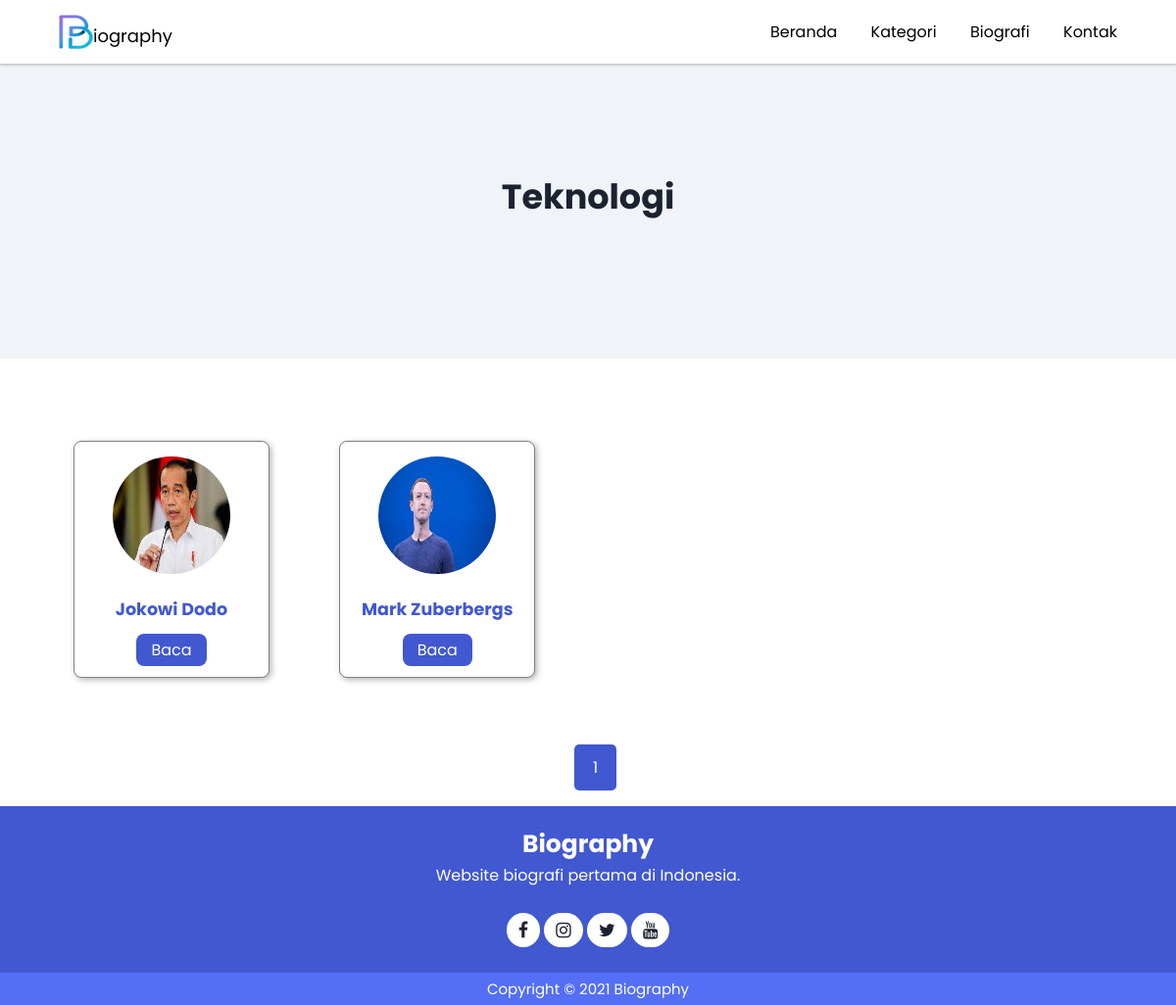
Page /content/user/index.php?hal=biography_category&id=77&name=Teknologi on the committed database.
### tables this page shows
CREATE TABLE `tbl_biography` (
  `id_bio` int(11) NOT NULL,
  `title_bio` varchar(100) NOT NULL,
  `text_bio` text NOT NULL,
  `img_bio` varchar(100) NOT NULL,
  `tgl_bio` datetime NOT NULL,
  `status_bio` int(11) NOT NULL,
  `id_category` int(11) NOT NULL,
  `id_user` int(11) NOT NULL
);

### content/user/biography_category.php (the view, shortened to what this page needs)
<?php
    $query = mysqli_query($conn, "SELECT * FROM tbl_biography WHERE status_bio=1 AND id_category = '$_GET[id]' ORDER BY id_bio DESC");
    $data_page = 5;
    $data_all  = mysqli_num_rows($query);
    $a = ceil($data_all / $data_page);
    if (isset($_GET['page'])) {
        $page = $_GET['page'];
    }else{
        $page = 1;
    }
    $b = ($page * $data_page) - $data_page;
    $link = 3;
    if ($page > $link) {
        $star_number = $page - $link;
    }
    else{
        $star_number = 1;
    }
    if ($page < ($a - $link)) {
        $end_number = $page - $link;
    }
    else{
        $end_number = $a;
    }
    $query_data = mysqli_query($conn, "SELECT * FROM tbl_biography WHERE status_bio=1 AND id_category = '$_GET[id]' LIMIT $b,$data_page");
    $jml_query = mysqli_num_rows($query_data);
?>
<div class="search-biography">
    <div class="bio-searching">
        <h3><?php echo $_GET['name']?></h3>
    </div>
</div>
<div class="container">
    <div class="biography">
        <div class="card">
            <?php if ($jml_query > 0) :?>
            <?php while ($h  = mysqli_fetch_array($query)) :?>
            <div class="profile-card">
                <div class="profile-content">
                    <div class="profile-image">
                        <img src="../../assets/images/biography/<?= $h['img_bio']?>">
                    </div>
                    <div class="description">
                        <h3><?= $h['title_bio']?></h3>
                    </div>
                    <div class="button-bio">
                        <a href="?hal=content_bio&id=<?= $h['id_bio']?>">Baca</a>
                    </div>
                </div>
            </div>
            <?php endwhile;?>
            <?php else:
                echo "Tidak ada biografi";
                endif;
            ?>
        </div>
        <div class="pagination-admin">
            <?php for ($i=$star_number; $i <= $end_number; $i++) : ?>
                <?php if($page == $i) :?>
                <a href="?hal=biography&page= <?php echo $i?>" class="active">
                    <?php echo $i?>
                </a>
                <?php else:?>
                <a href="?hal=biography&page= <?php echo $i?>">
                    <?php echo $i?>
                </a>
                <?php endif;?>
            <?php endfor;?>
        </div>
    </div>
</div>

### connection/c_main_user.php
<?php
    $halaman  = array("dashboard", "category", "biography_category", "biography", "content_bio", "contact", "insert_comment");
    if(isset($_GET['hal'])) $hal = $_GET['hal'];
    else $hal = "dashboard";
    foreach ($halaman as $value) {
        if ($hal == $value) {
            include "../user/$value.php";
            break;
        }
    }
?>

### assets/css/us_style.css (style rules this page uses)
:root { --main-color: #4158d0; --color-dark: #1D2231; --text-grey: #8390A2; }
* { padding: 0; margin: 0; font-family: 'Poppins', sans-serif; text-decoration: none; list-style: none; box-sizing: border-box; }
.container { max-width: 1080px; margin: auto; }
.biography { margin-top: 4rem; margin-bottom: 1rem; }
.biography .card { display: grid; grid-template-columns: repeat(auto-fill, minmax(200px, 1fr)); grid-gap: 20px; margin-bottom: 3rem; }
.biography .card .profile-card { padding: 20px 0px; width: 25%; }
.biography .card .profile-content .profile-image { text-align: center; }
.biography .card .profile-content .profile-image img { width: 120px; height: 120px; border-radius: 60px; border-color: #4158d0; margin-bottom: 1rem; }
.biography .card .profile-content .description { text-align: center; font-size: 15px; }
.profile-content .description h3 { color: #4158d0; }
.profile-content .button-bio { margin-top: 1rem; text-align: center; }
.profile-content .button-bio a { background-color: #4158d0; width: 100%; padding: 5px 15px; color: #fff; border-radius: 8px; }
.biography .card .profile-content { background-color: #fff; border-radius: 8px; border: 1px solid grey; padding: 15px 0px; min-width: 200px; min-height: 220px; width: 100%; box-shadow: 2px 2px 6px 0px rgba(0,0,0,0.3); }
.search-biography { background: #f0f4f8; text-align: center; width: 100%; height: 300px; margin-bottom: 20px; display: flex; justify-content: center; align-items: center; }
.bio-searching { color: var(--color-dark); width: 650px; }
.bio-searching h3 { margin-bottom: 2rem; font-size: 35px; color: var(--color-dark); }
.pagination-admin { text-align: center; }
.pagination-admin a { display: inline-block; padding: .7rem 1.2rem; border-radius: 5px; }
.pagination-admin a.active { background: #4158d0; color: #fff; }
@media (max-width: 1200px) { .biography { margin-left: 15px; } }

### rows in the picture
tbl_biography: img_bio (picture), title_bio "Jokowi Dodo"
tbl_biography: img_bio (picture), title_bio "Mark Zuberbergs"
